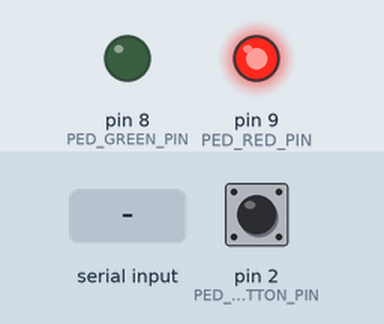
This sketch was run on a simulated Arduino Uno, built with avr-gcc and run on an emulated ATmega328P. Parts: output pins drawn as LEDs (lit = HIGH). Inputs (shaded band) come from the test bench; at power-on: pin 2 (PED_BUTTON_PIN) HIGH.

Above: at 1.2 s.
1.3 s: "G" received over Serial
At 2.2 s:
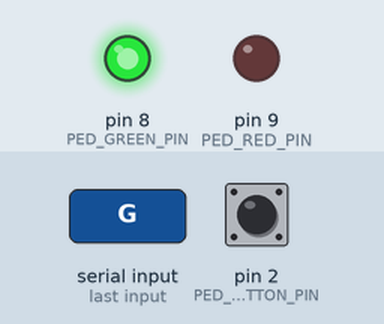
4.4 s: "S" received over Serial
At 5.7 s:
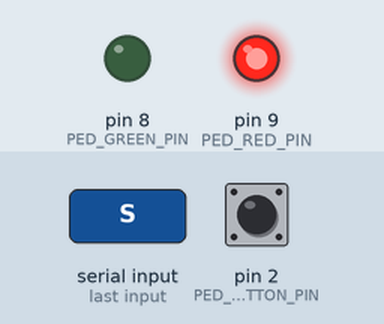
Timing chart, 0 to 7.4 s (numbered marks = the images above; inputs shaded):
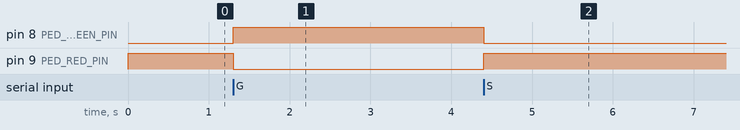

The sketch:

Pedestrian_code.ino
```cpp
#include <Arduino.h>

// Pedestrian Traffic Light Class
class PedestrianTrafficLight {
  private:
    int greenPin, redPin;
    int buttonPin;
    bool lastButtonState;

  public:
    PedestrianTrafficLight(int g, int r, int button) {
      greenPin = g;
      redPin = r;
      buttonPin = button;
      lastButtonState = HIGH;
    }

    void begin() {
      pinMode(greenPin, OUTPUT);
      pinMode(redPin, OUTPUT);
      pinMode(buttonPin, INPUT_PULLUP);
      setRed(); // default state
    }

    bool isButtonPressed() {
      bool currentButtonState = digitalRead(buttonPin);
      // Button pressed when it goes LOW (with pull-up)
      if (currentButtonState == LOW && lastButtonState == HIGH) {
        lastButtonState = currentButtonState;
        return true;
      }
      lastButtonState = currentButtonState;
      return false;
    }

    void setGreen() {
      digitalWrite(redPin, LOW);
      digitalWrite(greenPin, HIGH);
    }

    void setRed() {
      digitalWrite(greenPin, LOW);
      digitalWrite(redPin, HIGH);
    }
};

// Pin Definitions
const int PED_GREEN_PIN = 8;
const int PED_RED_PIN = 9;
const int PED_BUTTON_PIN = 2;

PedestrianTrafficLight pedLight(PED_GREEN_PIN, PED_RED_PIN, PED_BUTTON_PIN);

void setup() {
  pedLight.begin();
  Serial.begin(9600); // start serial communication
}

void loop() {
  // check button and send request
  if (pedLight.isButtonPressed()) {
    Serial.write('P'); // send 'P' to car uC
  }

  // check for command from car uC
  if (Serial.available() > 0) {
    char command = Serial.read();

    if (command == 'G') {
      pedLight.setGreen(); // car is red, walk
    }
    else if (command == 'S') {
      pedLight.setRed();   // car is not red, wait
    }
  }
}
```

Measured:
- after the input at 1.3 s, pin 8 (PED_GREEN_PIN): LOW → HIGH at once; pin 9 (PED_RED_PIN): HIGH → LOW at once
- after the input at 4.4 s, pin 8 (PED_GREEN_PIN): HIGH → LOW at once; pin 9 (PED_RED_PIN): LOW → HIGH at once
